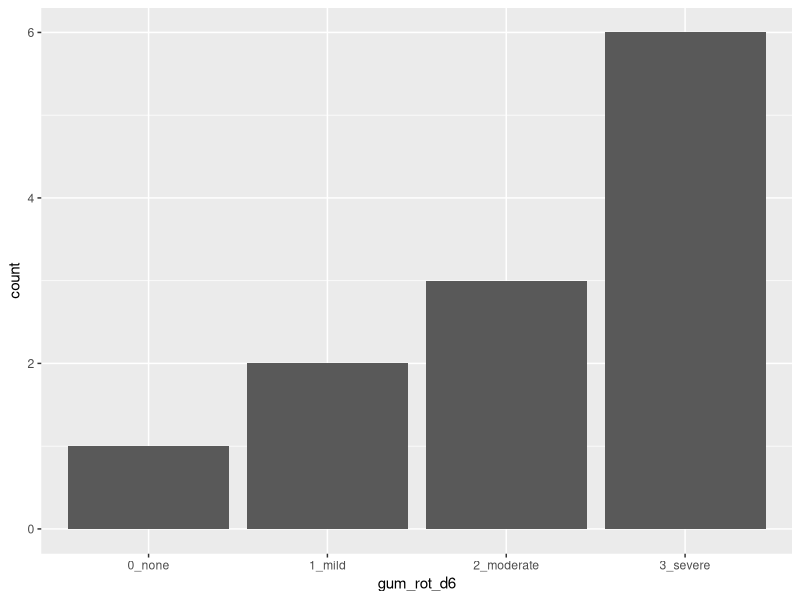
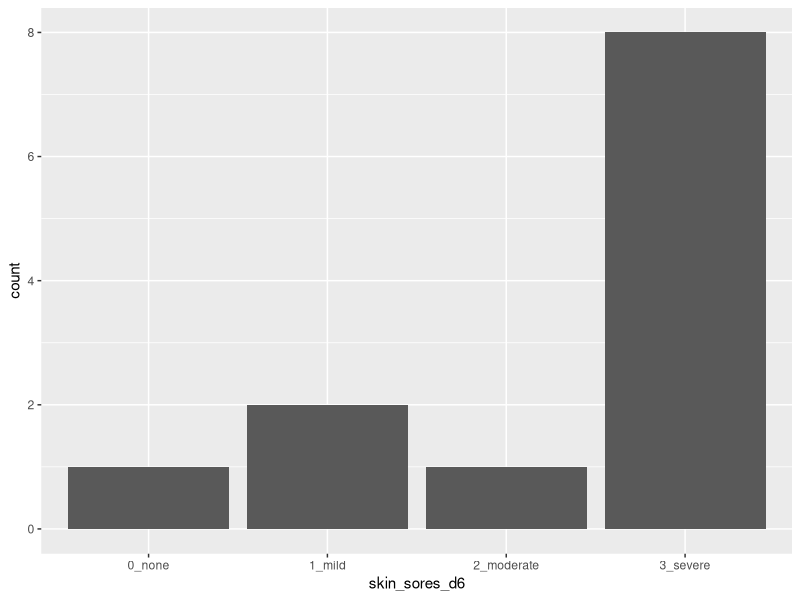

The R script that drew these images, in order:
install.packages("tidyverse")
library(tidyverse)
scurvy <- read_csv("scurvy.csv")

ggplot(data = scurvy, aes(x = gum_rot_d6)) +
geom_bar()

scurvy %>%
  ggplot(aes(x= skin_sores_d6))+
  geom_bar()